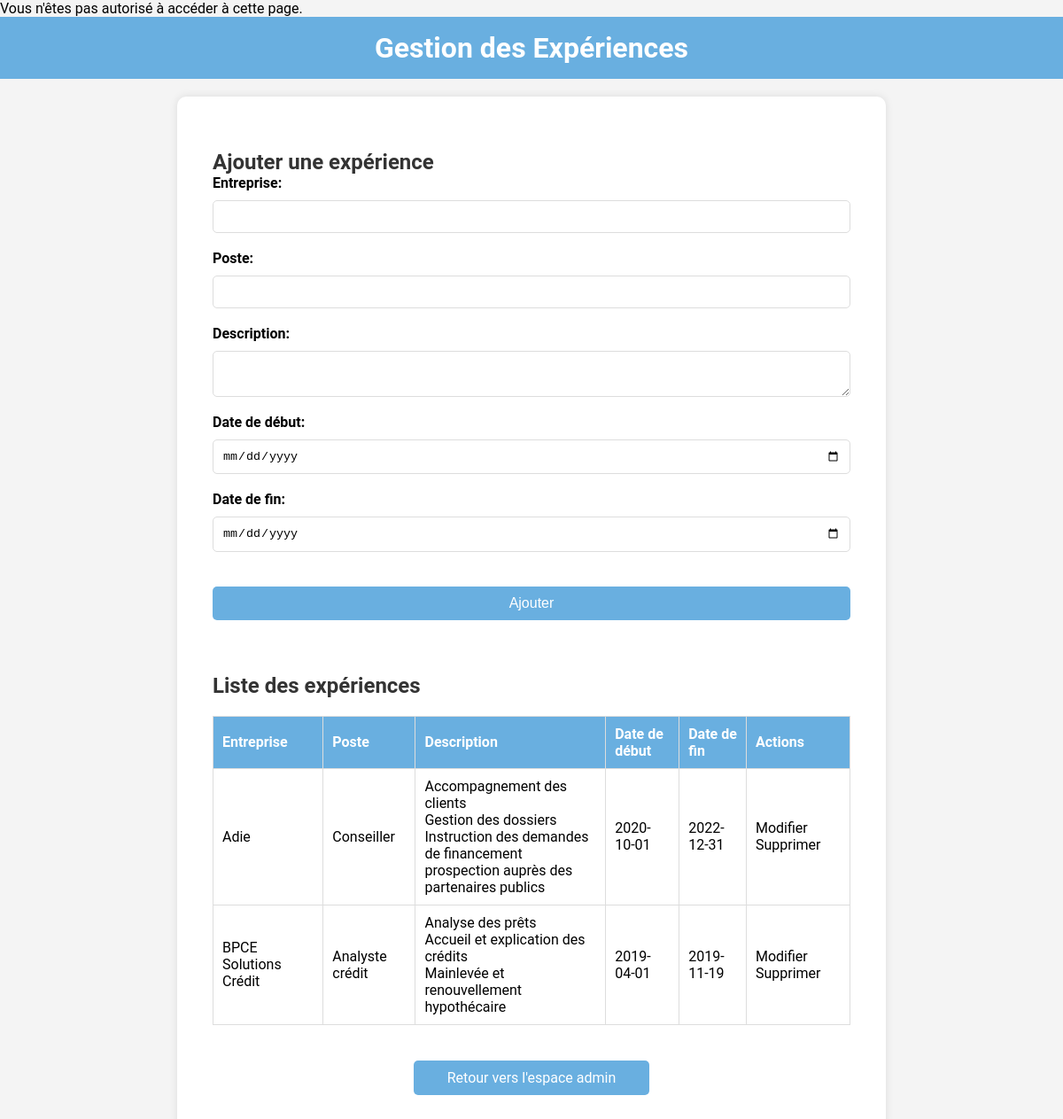
Screenshot of /gestion_experiences.php with the database file from the repository.
### tables this page shows
CREATE TABLE `experiences` (
  `id` int(11) NOT NULL AUTO_INCREMENT,
  `Entreprise` varchar(255) NOT NULL,
  `poste` varchar(255) NOT NULL,
  `description` text NOT NULL,
  `date_debut` date NOT NULL,
  `date_fin` date NOT NULL,
  PRIMARY KEY (`id`)
);

### gestion_experiences.php (the view, shortened to what this page needs)
<?php
require 'config.php';
try {
    $stmt = $bdd->prepare("SELECT * FROM experiences");
    $stmt->execute();
    $experiences = $stmt->fetchAll(PDO::FETCH_ASSOC);
} catch(PDOException $e) {
    echo "Erreur de connexion : " . $e->getMessage();
}
$experience_to_edit = null;
?>
<!DOCTYPE html>
<html lang="fr">
<head>
    <link rel="stylesheet" href="https://cdn.jsdelivr.net/npm/bootstrap-icons@1.11.3/font/bootstrap-icons.min.css">
    <link rel="stylesheet" href="style.css">
</head>
<body>
    <header>
        <h1>Gestion des Expériences</h1>
    </header>
    <div class="container">
        <section class="section_adminetco">
            <h2><?php echo $experience_to_edit ? 'Modifier' : 'Ajouter'; ?> une expérience</h2>
            <form method="post" action="">
                <label for="entreprise">Entreprise:</label>
                <input type="text" id="entreprise" name="entreprise" value="<?php echo htmlspecialchars($experience_to_edit['Entreprise'] ?? ''); ?>" required>
                <br>
                <label for="poste">Poste:</label>
                <input type="text" id="poste" name="poste" value="<?php echo htmlspecialchars($experience_to_edit['poste'] ?? ''); ?>" required>
                <br>
                <label for="description">Description:</label>
                <textarea id="description" name="description" required><?php echo htmlspecialchars($experience_to_edit['description'] ?? ''); ?></textarea>
                <br>
                <label for="date_debut">Date de début:</label>
                <input type="date" id="date_debut" name="date_debut" value="<?php echo htmlspecialchars($experience_to_edit['date_debut'] ?? ''); ?>" required>
                <br>
                <label for="date_fin">Date de fin:</label>
                <input type="date" id="date_fin" name="date_fin" value="<?php echo htmlspecialchars($experience_to_edit['date_fin'] ?? ''); ?>" required>
                <br>
                <input type="submit" name="<?php echo $experience_to_edit ? 'update' : 'add'; ?>" value="<?php echo $experience_to_edit ? 'Mettre à jour' : 'Ajouter'; ?>">
            </form>
        </section>
        <section class="section_adminetco">
            <h2>Liste des expériences</h2>
            <table>
                <thead>
                    <tr>
                        <th>Entreprise</th>
                        <th>Poste</th>
                        <th>Description</th>
                        <th>Date de début</th>
                        <th>Date de fin</th>
                        <th>Actions</th>
                    </tr>
                </thead>
                <tbody>
                    <?php foreach ($experiences as $experience): ?>
                        <tr>
                            <td><?php echo htmlspecialchars($experience['Entreprise']); ?></td>
                            <td><?php echo htmlspecialchars($experience['poste']); ?></td>
                            <td><?php echo nl2br(htmlspecialchars($experience['description'])); ?></td>
                            <td><?php echo htmlspecialchars($experience['date_debut']); ?></td>
                            <td><?php echo htmlspecialchars($experience['date_fin']); ?></td>
                            <td>
                                <a href="gestion_experiences.php?edit=<?php echo $experience['id']; ?>">Modifier</a>
                                <a href="gestion_experiences.php?delete=<?php echo $experience['id']; ?>" onclick="return confirm('Êtes-vous sûr de vouloir supprimer cette expérience ?');">Supprimer</a>
                            </td>
                        </tr>
                    <?php endforeach; ?>
                </tbody>
            </table>
        </section>
        <a class="btn-retour" href="espace_admin.php">Retour vers l'espace admin</a>
    </div>
</body>
</html>

### style.css (style rules this page uses)
* { margin: 0; padding: 0; box-sizing: border-box; }
a { text-decoration: none; color: inherit; }
body { font-family: 'Roboto', sans-serif; background-color: #f4f4f4; }
header, footer { background-color: #69afe0; color: white; text-align: center; padding: 1em; }
.container { max-width: 800px; margin: 20px auto; overflow: hidden; background: white; padding: 20px; border-radius: 10px; box-shadow: 0 0 10px rgba(0, 0, 0, 0.1); }
h1, h2 { color: #333; }
header h1 { color: white; }
section { background: rgb(207, 234, 253); margin: 20px 0; padding: 20px; border-radius: 5px; }
.section_adminetco { background: white; margin: 20px 0; padding: 20px; border-radius: 5px; }
form { display: flex; flex-direction: column; }
form label { margin-bottom: 5px; font-weight: bold; }
form input, form textarea { padding: 10px; margin-top: 5px; border: 1px solid #ddd; border-radius: 5px; width: 100%; box-sizing: border-box; }
form input[type="submit"], .btn-retour, form button { margin-top: 20px; background-color: #69afe0; color: white; border: none; cursor: pointer; padding: 10px 20px; text-align: center; text-decoration: none; display: inline-block; border-radius: 5px; font-size: 16px; transition: background-color 0.3s ease; }
.btn-retour { display: block; margin: 10px auto 20px auto; width: 35%; }
table { width: 100%; border-collapse: collapse; margin-top: 20px; }
table, th, td { border: 1px solid #ddd; }
th, td { padding: 10px; text-align: left; }
th { background-color: #69afe0; color: white; }

### rows the page displays
experiences: Entreprise "Adie", poste "Conseiller", description "Accompagnement des clients Gestion des dossiers Instruction des demandes de financement prospection auprès des partenaires publics", date_debut "2020-10-01", date_fin "2022-12-31"
experiences: Entreprise "BPCE Solutions Crédit", poste "Analyste crédit", description "Analyse des prêts Accueil et explication des crédits Mainlevée et renouvellement hypothécaire", date_debut "2019-04-01", date_fin "2019-11-19"
